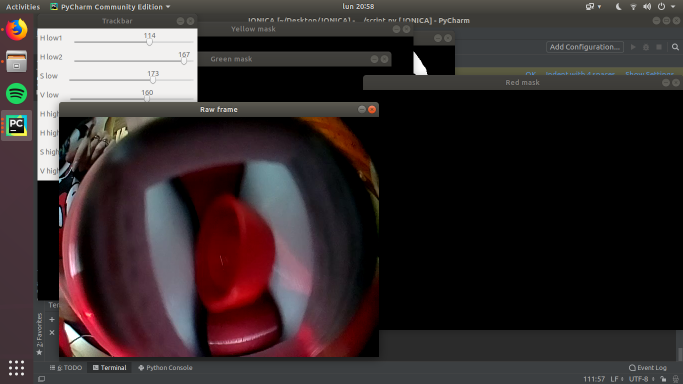
#> input picture JONICA Rasp/tapa_roja.png, 1366 x 768 px, found by its file name (shown at 1/2 size)
$ python nuevo.py
#> lines starting #> are read from the running program, lines starting #| are printed output that depends on the picture
import cv2
import numpy as np
import time

def nothing(x):
	pass

def actualiza_rangos():
	global hBlueLow
	global sBlueLow
	global vBlueLow
	global hBlueUpper
	global sBlueUpper
	global vBlueUpper
	global red_lower1
	global red_upper1
	global red_lower2
	global red_upper2
	hLow1 = cv2.getTrackbarPos('H low1','Trackbar')
	hLow2 = cv2.getTrackbarPos('H low2', 'Trackbar')
	sLow = cv2.getTrackbarPos('S low','Trackbar')
	vLow = cv2.getTrackbarPos('V low','Trackbar')
	hUpper1 = cv2.getTrackbarPos('H high1','Trackbar')
	hUpper2 = cv2.getTrackbarPos('H high2', 'Trackbar')
	sUpper = cv2.getTrackbarPos('S high','Trackbar')
	vUpper = cv2.getTrackbarPos('V high','Trackbar')
	red_lower1 = np.array([hLow1, sLow, vLow])
	red_upper1 = np.array([hUpper1, sUpper, vUpper])
	red_lower2 = np.array([hLow2, sLow, vLow])
	red_upper2 = np.array([hUpper2, sUpper, vUpper])

#def muestra_colores():
	#blue


img = cv2.imread('/home/tomas/Desktop/JONICA/tapa_roja.png', 1)
#> img is the input picture: shape (768, 1366, 3); mean B, G, R 45.9, 45.1, 54.4

red = np.uint8([[[0, 0, 255]]])
red_hsv = cv2.cvtColor(red, cv2.COLOR_BGR2HSV)
red_hsv = red_hsv[0, 0, 0]

red_lower1 = np.array([red_hsv, 160, 160])
red_upper1 = np.array([red_hsv + 20, 255, 255])
red_lower2 = np.array([red_hsv, 160, 160])
red_upper2 = np.array([red_hsv + 20, 255, 255])

cv2.namedWindow('Trackbar')
cv2.createTrackbar('H low1','Trackbar',	red_lower1[0],180,nothing)
cv2.createTrackbar('H low2','Trackbar',	red_lower2[0],180,nothing)
cv2.createTrackbar('S low','Trackbar',	red_lower1[1],255,nothing)
cv2.createTrackbar('V low','Trackbar',	red_lower1[2],255,nothing)
cv2.createTrackbar('H high1','Trackbar', red_upper1[0],180,nothing)
cv2.createTrackbar('H high2','Trackbar', red_upper2[0],180,nothing)
cv2.createTrackbar('S high','Trackbar',	red_upper1[1],255,nothing)
cv2.createTrackbar('V high','Trackbar',	red_upper1[2],255,nothing)

pause = 0
#print(cv2.selectROI("Imagen", img, showCrosshair=True))
img = img[124: 700, 100:700, :]
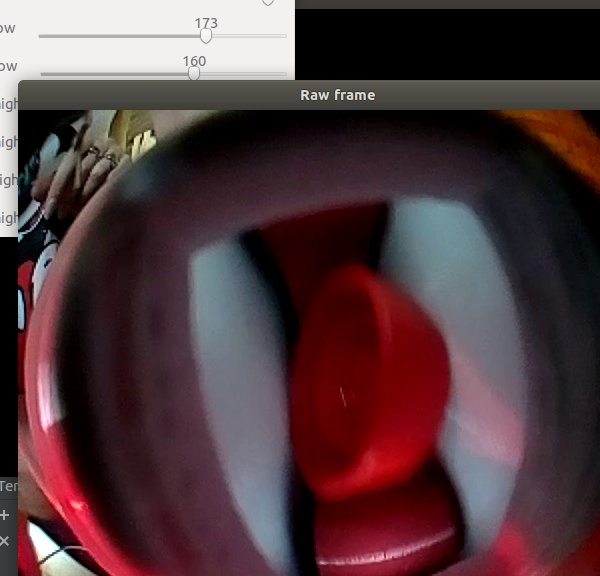
#> img: shape (576, 600, 3); mean B, G, R 61, 56.9, 81
while True:

	actualiza_rangos()
	raw_frame = img
	raw_frame_hsv = cv2.cvtColor(raw_frame, cv2.COLOR_BGR2HSV)
#> raw_frame_hsv: shape (576, 600, 3); mean H, S, V 91.4, 100.2, 84.1
	blurred = cv2.GaussianBlur(raw_frame, (15,15), 0)
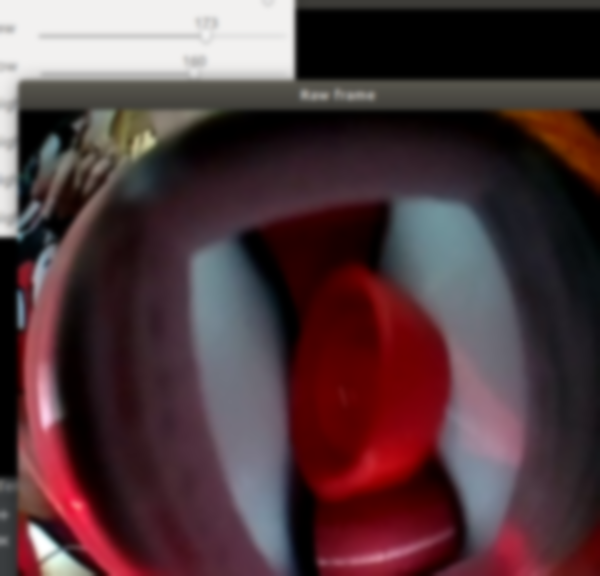
#> blurred: shape (576, 600, 3); mean B, G, R 61, 56.9, 81
	blurred = cv2.bilateralFilter(blurred, 8, 75, 75)
	blurred = cv2.cvtColor(blurred, cv2.COLOR_BGR2HSV)
#> blurred: shape (576, 600, 3); mean H, S, V 96, 101.4, 83.9

	red_mask1 = cv2.inRange(blurred, red_lower1, red_upper1)
#> red_mask1: shape (576, 600); every value is 0
	red_mask2 = cv2.inRange(blurred, red_lower2, red_upper2)

	red_mask = cv2.bitwise_or(red_mask1, red_mask2)
	cv2.imshow("Red mask1", red_mask1)
	cv2.imshow("Red mask2", red_mask2)
	cv2.imshow("Red mask", red_mask)
	cv2.imshow("Raw frame", img)

	k = cv2.waitKey(10) & 0xFF
#> (key q is pressed here)
	if k == ord('q'):
		break
	if k == ord('p'):
		pause = not pause
		print(pause)

cv2.destroyAllWindows()
